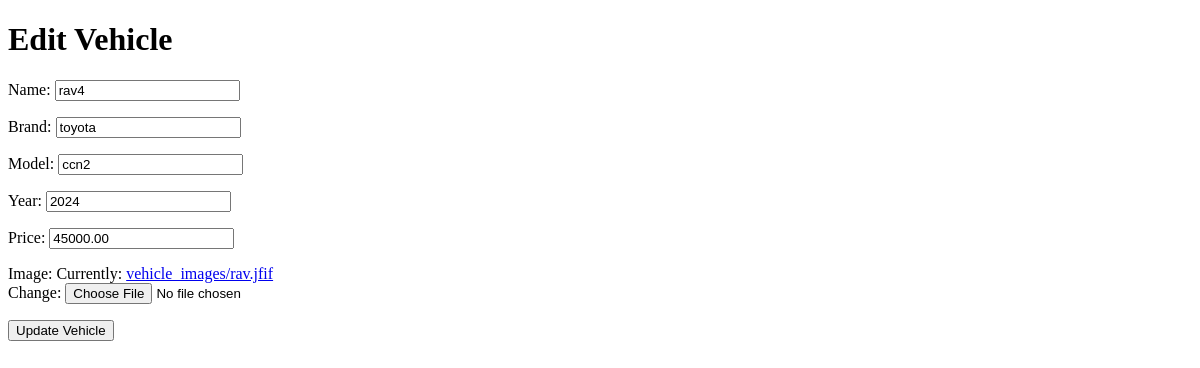
/edit/2/, run on an earlier commit of the app's database.
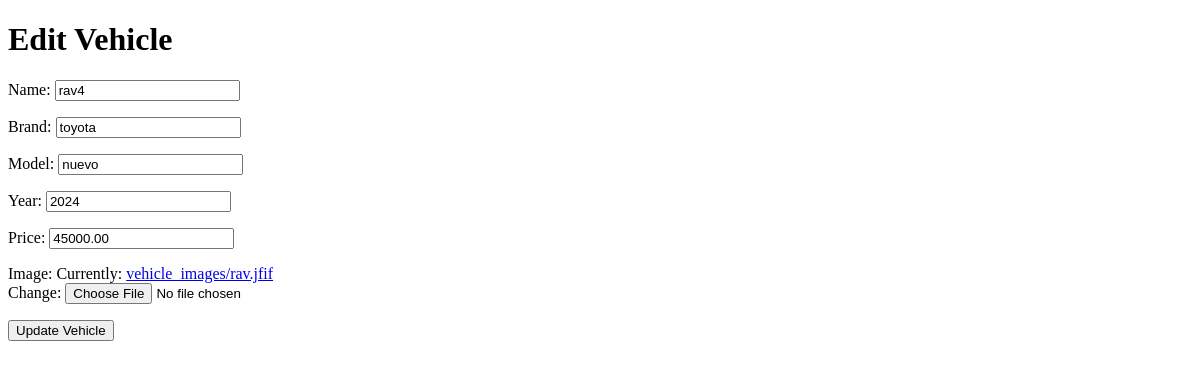
And on a later commit of the database.
### vehicles/models.py (models this page shows, shortened)
class Vehicle(models.Model):
    name = models.CharField(max_length=100)
    brand = models.CharField(max_length=100)
    model = models.CharField(max_length=100)
    year = models.IntegerField()
    price = models.DecimalField(max_digits=10,decimal_places=2)
    image = models.ImageField(upload_to='vehicle_images/')

### vehicles/views.py (the view)
# urls.py: path('edit/<int:vehicle_id>/', edit_vehicle, name='edit_vehicle'),  # Editar vehículo
def edit_vehicle(request, vehicle_id):
    vehicle = Vehicle.objects.get(id=vehicle_id)
    if request.method == 'POST':
        form = VehicleForm(request.POST, instance=vehicle)
        if form.is_valid():
            form.save()
            return redirect('vehicle_list')
    else:
        form = VehicleForm(instance=vehicle)
    return render(request, 'edit_vehicle.html', {'form': form})

### vehicles/forms.py
class VehicleForm(forms.ModelForm):
    class Meta:
        model = Vehicle
        fields = ['name', 'brand', 'model', 'year', 'price', 'image']

### vehicles/templates/edit_vehicle.html (shortened to what this page needs)
<!DOCTYPE html>
<html lang="en">
<head>
</head>
<body>
    <h1>Edit Vehicle</h1>
    <form method="post" enctype="multipart/form-data">
        {{ form.as_p }}
        <button type="submit">Update Vehicle</button>
    </form>
</body>
</html>

What changed in the data, as far as the page shows it:
changed Vehicle "rav4": model "ccn2" → "nuevo"
